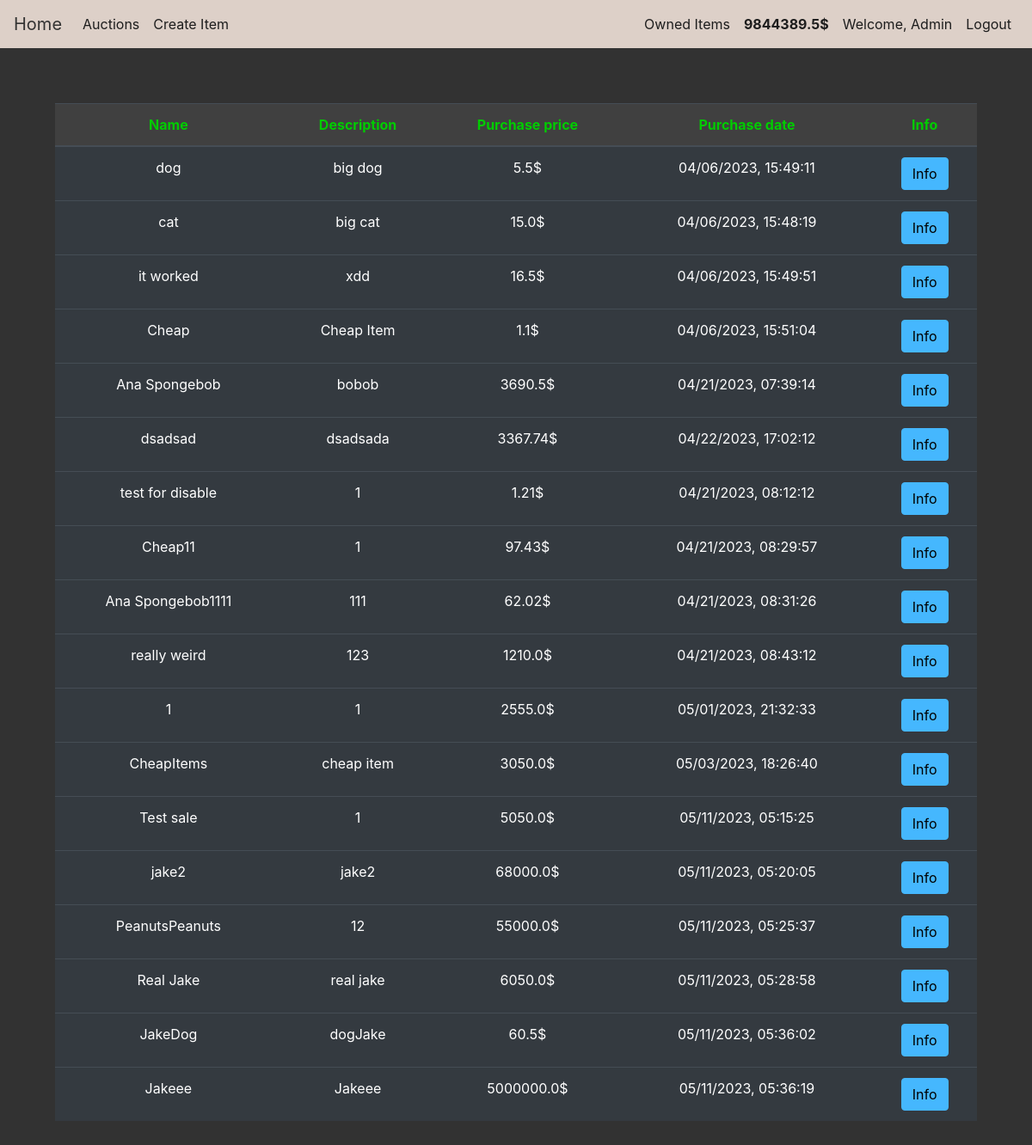
The app's page /owned_items (signed in), older data.
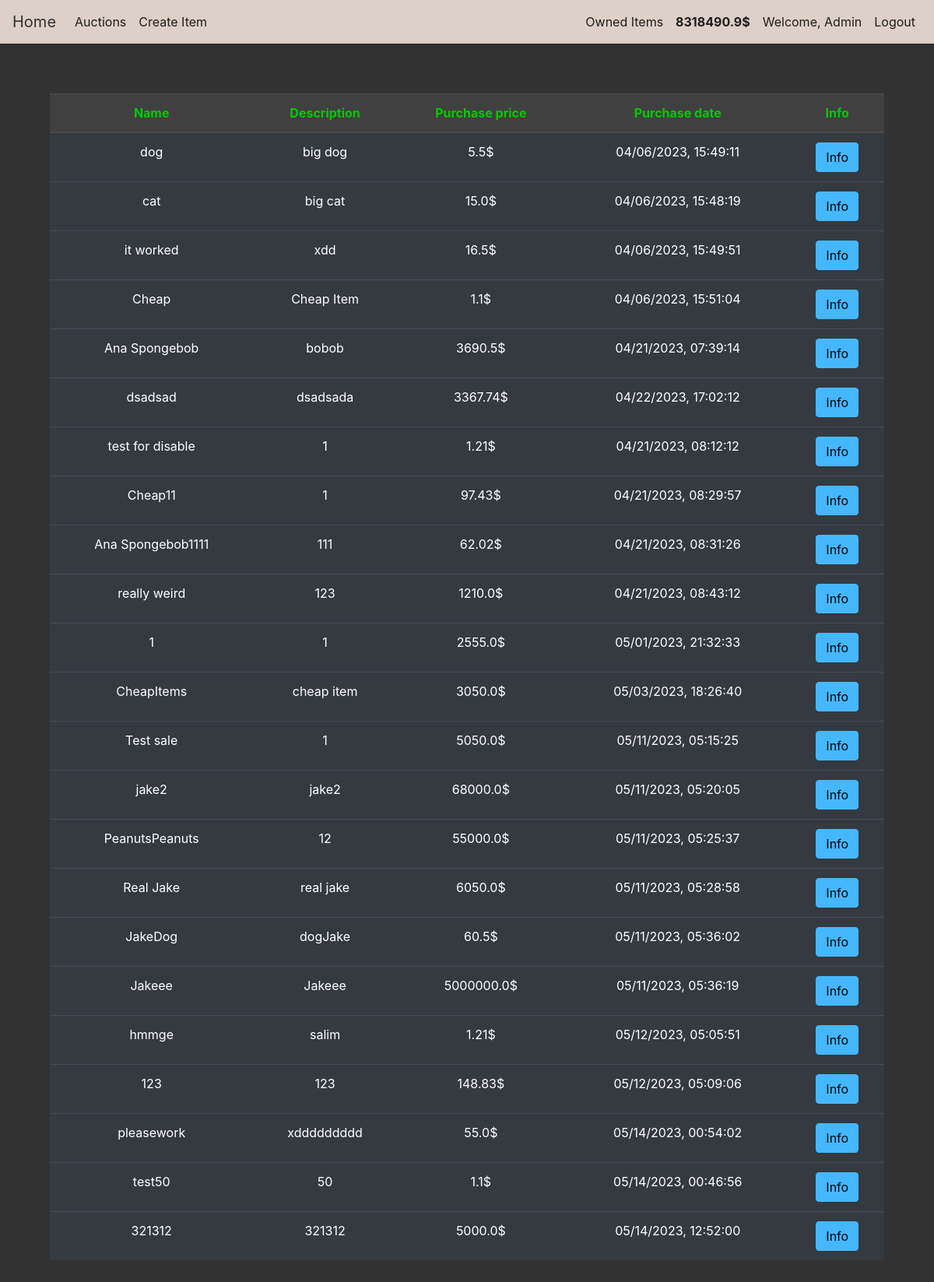
The same page, newer data.
### auction/models.py (models this page shows, shortened)
class User(db.Model,UserMixin):
    id = db.Column(db.Integer(),primary_key=True)
    username = db.Column(db.String(length=50),unique=True,nullable=False)
    email_address = db.Column(db.String(length=255),nullable=False,unique=True)
    password_hash = db.Column(db.String(length=60),nullable=False)
    budget = db.Column(db.Integer(),nullable=False,default=1000)
    items = db.relationship('Item',backref='owned_user',lazy=True)
    @property
    def password(self):
        return self.password
    def show_budget(self):
        return round(self.budget,2)

class Item(db.Model):
    id = db.Column(db.Integer(),primary_key=True)
    name = db.Column(db.String(length=30),nullable=False,unique=True)
    description = db.Column(db.String(length=1024),nullable=False)
    start = db.Column(db.String(length=30),nullable=False)
    end = db.Column(db.String(length=30), nullable=False)
    current_bid = db.Column(db.Float,nullable=False)
    step = db.Column(db.Float,nullable=False)
    seller_id = db.Column(db.Integer())
    bidder_id = db.Column(db.Integer())
    owner = db.Column(db.Integer(),db.ForeignKey('user.id'))
    image = db.Column(db.String(length=255))

### auction/routes.py (the view)
@app.route('/owned_items')
def owned_items_page():
    owned_items = Item.query.filter_by(owner=current_user.id)
    return render_template('owned_items.html',owned_items=owned_items)

### auction/models.py (called while the page is built)
@login_manager.user_loader
def load_user(user_id):
    return User.query.get(int(user_id))

### auction/templates/owned_items.html (shortened to what this page needs)
{% extends 'base.html' %}
{% block content %}
<div class="position-relative overflow-hidden p-3 p-md-5 m-md-3 text-center">
    <table class="table table-hover table-dark">
        <thead class="table_head">
            <tr>
                <th scope="col">Name</th>
                <th scope="col">Description</th>
                <th scope="col">Purchase price</th>
                <th scope="col">Purchase date</th>
                <th scope="col">Info</th>
            </tr>
        </thead>
        <tbody>
            {% for item in owned_items %}
                <tr>
                    <td>{{ item.name }}</td>
                    <td>{{ item.description }}</td>
                    <td>{{ item.current_bid }}$</td>
                    <td>{{ item.end }}</td>
                    <td><button class="btn btn-outline btn-info" data-toggle="modal" data-target="#Modal-MoreInfo-{{ item.id }}">Info</button></td>
                </tr>
            {% endfor %}
        </tbody>
    </table>
</div>
{% endblock %}

### auction/templates/base.html (shortened to what this page needs)
<!doctype html>
<html lang="en">
   <head>
      <link rel="stylesheet" href="https://cdn.jsdelivr.net/npm/bootstrap@4.5.3/dist/css/bootstrap.min.css">
      <link rel="stylesheet" href="{{ url_for('static', filename='style.css') }}">
   </head>
   <body>
      <nav class="navbar navbar-expand-md navbar-dark bg-dark">
         <a class="navbar-brand" href="{{ url_for('home_page') }}">Home</a>
         <div class="collapse navbar-collapse" id="navbarNav">
            <ul class="navbar-nav mr-auto">
               <li class="nav-item active">
                  <a class="nav-link" href="{{ url_for('auction_page') }}">Auctions <span class="sr-only">(current)</span></a>
               </li>
               {% if current_user.is_authenticated %}
               <li class="nav-item">
                  <a class="nav-link" href="{{ url_for('create_page') }}">Create Item</a>
               </li>
               {% endif %}
            </ul>
            {% if current_user.is_authenticated %}
            <ul class="navbar-nav">
               <li class="nav-item">
                  <a class="nav-link" href="{{ url_for('owned_items_page') }}">Owned Items</a>
               </li>
               <li class="nav-item">
                  <a class="nav-link" style="color: azure;font-weight:bold">
                  {{ current_user.show_budget() }}$
                  </a>
               </li>
               <li class="nav-item">
                  <a class="nav-link">Welcome, {{ current_user.username }}</a>
               </li>
               <li class="nav-item">
                  <a class="nav-link" href="{{ url_for('logout_page') }}">Logout</a>
               </li>
            </ul>
            {% endif %}
         </div>
      </nav>
      {% block content %}
      {% endblock %}
   </body>
</html>

Row changes from the older to the newer data that the page shows:
changed User "Admin": show_budget "9844389.5" → "8318490.9"
added Item: name "hmmge", description "salim", current_bid "1.21", end "05/12/2023, 05:05:51"
added Item: name "123", description "123", current_bid "148.83", end "05/12/2023, 05:09:06"
added Item: name "pleasework", description "xddddddddd", current_bid "55.0", end "05/14/2023, 00:54:02"
added Item: name "test50", description "50", current_bid "1.1", end "05/14/2023, 00:46:56"
added Item: name "321312", description "321312", current_bid "5000.0", end "05/14/2023, 12:52:00"
